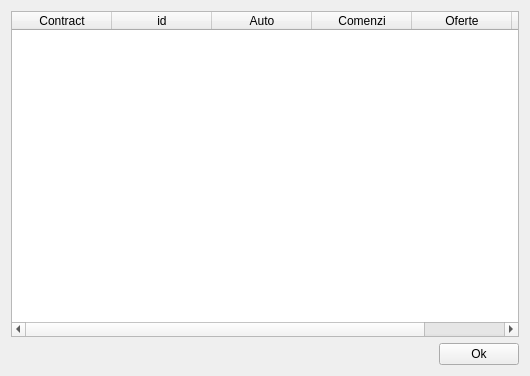
<?xml version="1.0" encoding="UTF-8"?>
<ui version="4.0">
 <class>ToDo</class>
 <widget class="QDialog" name="ToDo">
  <property name="geometry">
   <rect>
    <x>0</x>
    <y>0</y>
    <width>530</width>
    <height>376</height>
   </rect>
  </property>
  <property name="windowTitle">
   <string>Todo</string>
  </property>
  <property name="windowIcon">
   <iconset resource="../resources.qrc">
    <normaloff>:/rapoarte</normaloff>:/rapoarte</iconset>
  </property>
  <property name="modal">
   <bool>true</bool>
  </property>
  <layout class="QVBoxLayout" name="verticalLayout">
   <item>
    <widget class="QTableWidget" name="tableWidget">
     <property name="enabled">
      <bool>true</bool>
     </property>
     <property name="editTriggers">
      <set>QAbstractItemView::NoEditTriggers</set>
     </property>
     <property name="alternatingRowColors">
      <bool>true</bool>
     </property>
     <property name="selectionMode">
      <enum>QAbstractItemView::SingleSelection</enum>
     </property>
     <property name="selectionBehavior">
      <enum>QAbstractItemView::SelectRows</enum>
     </property>
     <property name="sortingEnabled">
      <bool>true</bool>
     </property>
     <column>
      <property name="text">
       <string>Contract</string>
      </property>
     </column>
     <column>
      <property name="text">
       <string>id</string>
      </property>
     </column>
     <column>
      <property name="text">
       <string>Auto</string>
      </property>
     </column>
     <column>
      <property name="text">
       <string>Comenzi</string>
      </property>
     </column>
     <column>
      <property name="text">
       <string>Oferte</string>
      </property>
     </column>
     <column>
      <property name="text">
       <string>Receptionate</string>
      </property>
     </column>
    </widget>
   </item>
   <item>
    <layout class="QHBoxLayout" name="horizontalLayout">
     <item>
      <spacer name="horizontalSpacer">
       <property name="orientation">
        <enum>Qt::Horizontal</enum>
       </property>
       <property name="sizeHint" stdset="0">
        <size>
         <width>40</width>
         <height>20</height>
        </size>
       </property>
      </spacer>
     </item>
     <item>
      <widget class="QPushButton" name="okButton">
       <property name="focusPolicy">
        <enum>Qt::NoFocus</enum>
       </property>
       <property name="text">
        <string>Ok</string>
       </property>
       <property name="icon">
        <iconset resource="../resources.qrc">
         <normaloff>:/accept</normaloff>:/accept</iconset>
       </property>
      </widget>
     </item>
    </layout>
   </item>
  </layout>
 </widget>
 <resources>
  <include location="../resources.qrc"/>
 </resources>
 <connections>
  <connection>
   <sender>okButton</sender>
   <signal>clicked()</signal>
   <receiver>ToDo</receiver>
   <slot>reject()</slot>
   <hints>
    <hint type="sourcelabel">
     <x>393</x>
     <y>356</y>
    </hint>
    <hint type="destinationlabel">
     <x>106</x>
     <y>343</y>
    </hint>
   </hints>
  </connection>
 </connections>
</ui>
